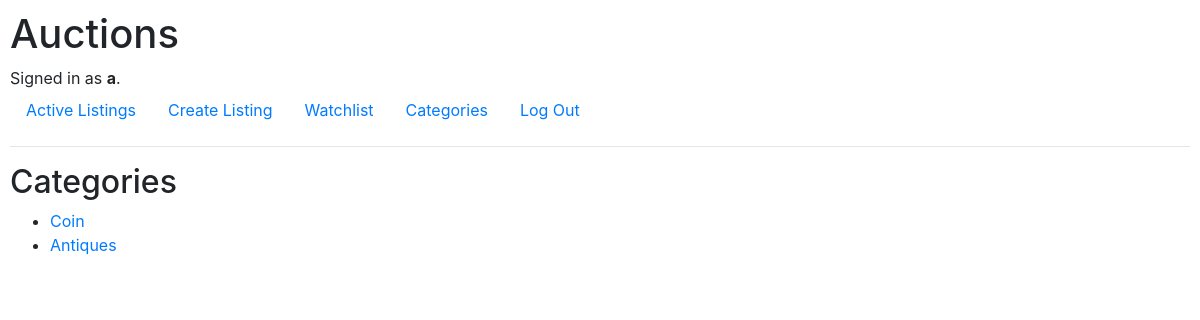
The page /categories (signed in) on the database as committed earlier.
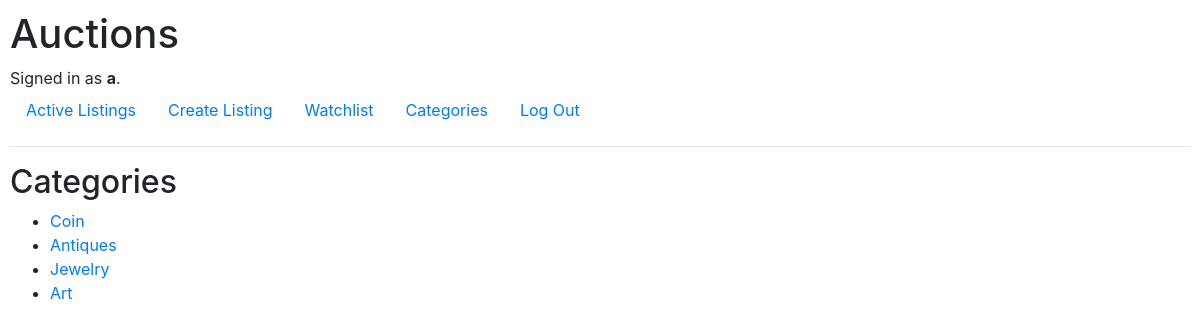
The same page on the database as committed later.
### auctions/models.py (models this page shows, shortened)
class User(AbstractUser):
    def __str__(self):
        return f"{self.username} - {self.email}"

class Category(models.Model):
    name = models.CharField(max_length=64)

### auctions/views.py (the view)
# urls.py: path("categories", views.categories_list, name="categories_list"),
def categories_list(request):
    categories = Category.objects.all()
    return render (request, 'auctions/categories.html', {
        "categories": categories
    })

### auctions/templates/auctions/categories.html
{% extends "auctions/layout.html" %}
{% block body %}
    <h2>Categories</h2>
    <ul>
        {% for category in categories %}
        <li><a href= "listing/{{ category.name.id }}">{{ category.name }}</a></li>
        {% endfor %}
    </ul>
{% endblock %}

### auctions/templates/auctions/layout.html (shortened to what this page needs)
{% load static %}
<!DOCTYPE html>
<html lang="en">
<head>
    <link rel="stylesheet" href="https://stackpath.bootstrapcdn.com/bootstrap/4.4.1/css/bootstrap.min.css"
>
    <link href="{% static 'auctions/styles.css' %}" rel="stylesheet">
</head>
<body>
    <h1>Auctions</h1>
    <div>
        {% if user.is_authenticated %}
        Signed in as <strong>{{ user.username }}</strong>.
        {% else %}
        Not signed in.
        {% endif %}
    </div>
    <ul class="nav">
        <li class="nav-item">
            <a class="nav-link" href="{% url 'index' %}">Active Listings</a>
        </li>
        {% if user.is_authenticated %}
        <li class="nav-item">
            <a class="nav-link" href="{% url 'create_listing' %}">Create Listing</a>
        </li>
        <li class="nav-item">
            <a class="nav-link" href="{% url 'watchlist' %}">Watchlist</a>
        </li>
        <li class="nav-item">
            <a class="nav-link" href="{% url 'categories_list' %}">Categories</a>
        </li>
        <li class="nav-item">
            <a class="nav-link" href="{% url 'logout' %}">Log Out</a>
        </li>
        {% endif %}
    </ul>
    <hr>
    {% block body %}
    {% endblock %}
</body>
</html>

### auctions/static/auctions/styles.css (style rules this page uses)
body { padding: 10px; }

Rows that differ between the two databases and show on the page:
added Category: name "Jewelry"
added Category: name "Art"
